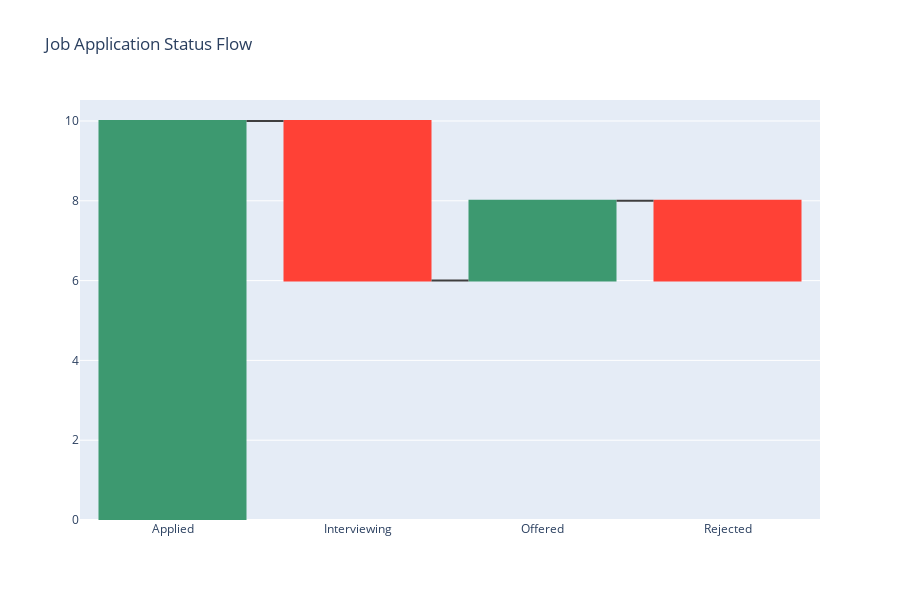

Notebook source saved alongside this figure:
### Markdown cell above
# Waterfall Chart - Application Status Flow

### Code cell
import plotly.graph_objects as go

# Simulating waterfall chart values
waterfall_values = {
    'Applied': 10,
    'Interviewing': -4,
    'Offered': 2,
    'Rejected': -2
}

# Create the waterfall chart using graph_objects
fig = go.Figure(go.Waterfall(
    x=list(waterfall_values.keys()),
    y=list(waterfall_values.values()),
    connector={"line": {"color": "rgb(63, 63, 63)"}} 
))

# Adding title and increasing the size
fig.update_layout(
    title="Job Application Status Flow",
    width=900,   # Set the width of the chart
    height=600   # Set the height of the chart
)

# Display the figure
fig.show()

# Output waterfall values
{"Waterfall Values": waterfall_values}

### Figure 1 — Plotly figure (JSON) as saved in the notebook; plotly's stock layout.template omitted (floating-point values rounded to 4 significant figures)
{"data": [{"connector": {"line": {"color": "rgb(63, 63, 63)"}}, "type": "waterfall", "x": ["Applied", "Interviewing", "Offered", "Rejected"], "y": [10, -4, 2, -2]}], "layout": {"height": 600, "title": {"text": "Job Application Status Flow"}, "width": 900, "xaxis": {"autorange": true, "range": [-0.5, 3.5], "type": "category"}, "yaxis": {"autorange": true, "range": [0, 10.53], "type": "linear"}}}
